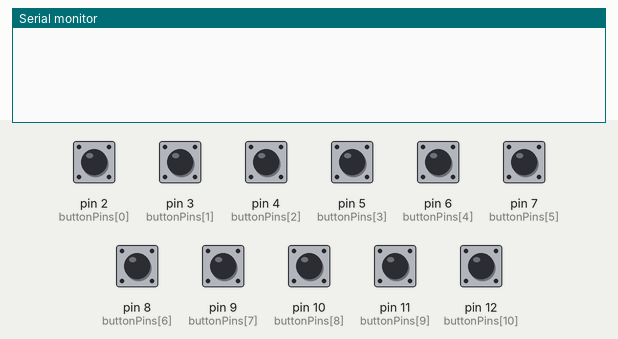
Simulated run of this sketch. Board: Arduino Uno, built with avr-gcc and run on an emulated ATmega328P. Parts: the last lines printed to the serial monitor. The test bench sets the inputs (shaded band); at power-on: pin 2 (buttonPins[0]), pin 3 (buttonPins[1]), pin 4 (buttonPins[2]), pin 5 (buttonPins[3]), pin 6 (buttonPins[4]), pin 7 (buttonPins[5]), pin 8 (buttonPins[6]), pin 9 (buttonPins[7]), pin 10 (buttonPins[8]), pin 11 (buttonPins[9]), pin 12 (buttonPins[10]) HIGH.

Above: at 1.2 s.
1.3 s: pin 2 (buttonPins[0]) pulled LOW for 0.15 s
At 1.9 s:
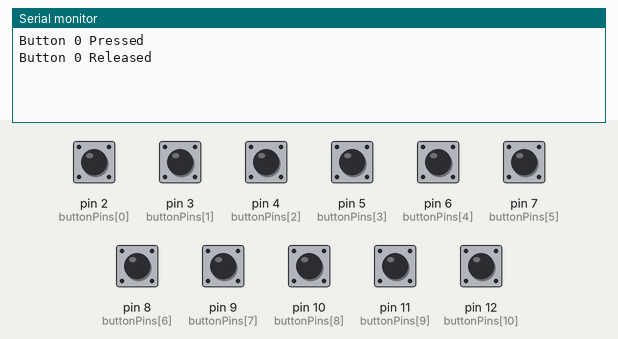
2.9 s: pin 3 (buttonPins[1]) pulled LOW for 0.15 s
At 3.03 s:
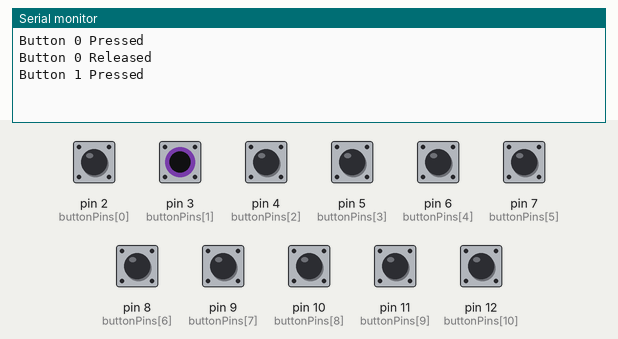
4.5 s: pin 4 (buttonPins[2]) pulled LOW for 0.15 s
At 5.7 s:
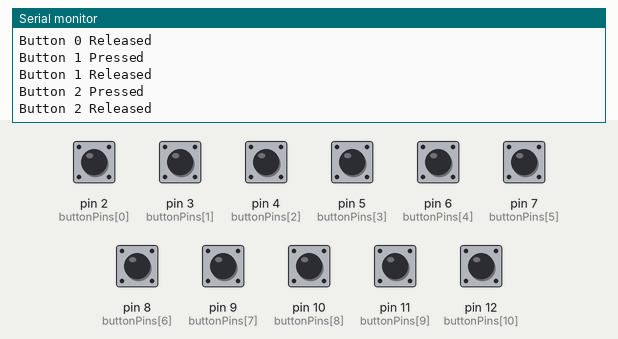
6.1 s: pin 5 (buttonPins[3]) pulled LOW for 0.15 s
At 7.0 s:
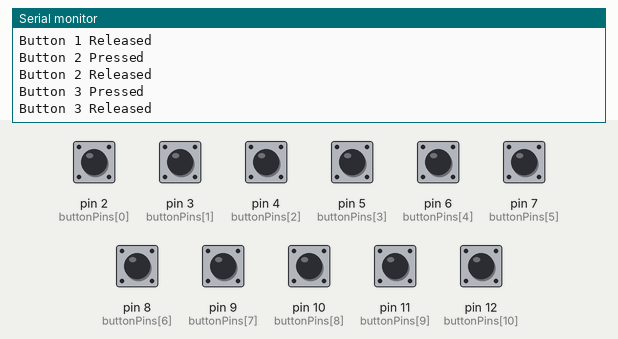
7.7 s: pin 6 (buttonPins[4]) pulled LOW for 0.15 s
At 8.3 s:
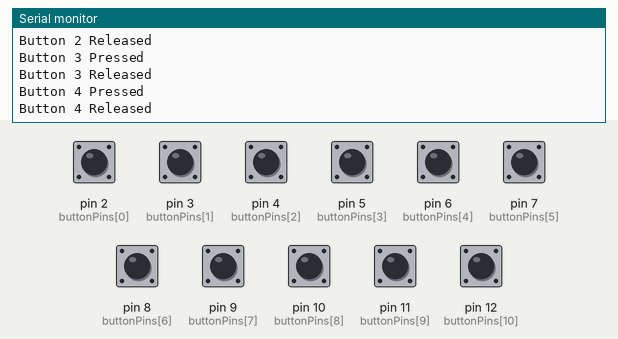
9.3 s: pin 7 (buttonPins[5]) pulled LOW for 0.15 s
At 10.8 s:
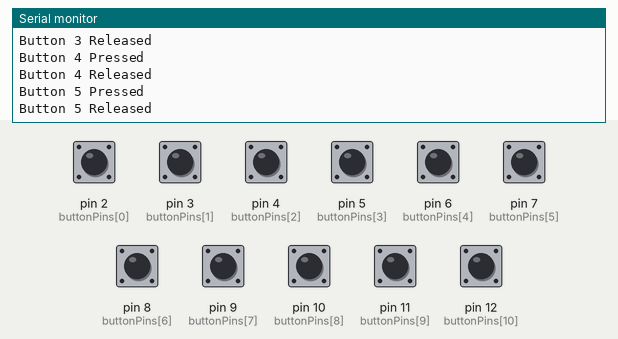

Measured:
- after the input at 1.3 s, the serial monitor: prints a new line at once (image 1)
- after the input at 2.9 s, the serial monitor: prints a new line at once (image 2)
- after the input at 4.5 s, the serial monitor: prints a new line at once (image 3)
- after the input at 6.1 s, the serial monitor: prints a new line at once (image 4)
- after the input at 7.7 s, the serial monitor: prints a new line at once (image 5)
- after the input at 9.3 s, the serial monitor: prints a new line at once (image 6)

The sketch:

UnoKeys_arduino.ino
```cpp
const int buttonPins[] = {2, 3, 4, 5, 6, 7, 8, 9, 10, 11, 12};  // Pins to which the buttons are connected
const int numButtons = 11;  // Number of buttons
int buttonStates[numButtons];
int lastButtonStates[numButtons];

void setup() {
  Serial.begin(9600);
  for (int i = 0; i < numButtons; i++) {
    pinMode(buttonPins[i], INPUT_PULLUP);
    buttonStates[i] = digitalRead(buttonPins[i]);
    lastButtonStates[i] = buttonStates[i];
  }
}

void loop() {
  for (int i = 0; i < numButtons; i++) {
    buttonStates[i] = digitalRead(buttonPins[i]);
    if (buttonStates[i] != lastButtonStates[i]) {
      if (buttonStates[i] == LOW) {
        Serial.print("Button ");
        Serial.print(i);
        Serial.println(" Pressed");
      } else {
        Serial.print("Button ");
        Serial.print(i);
        Serial.println(" Released");
      }
      lastButtonStates[i] = buttonStates[i];
    }
  }
  delay(50);
}
```
